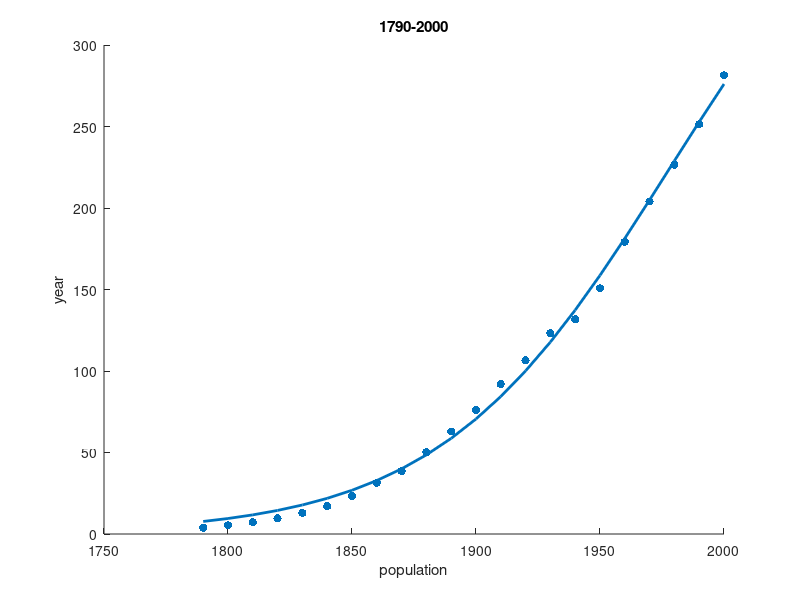

This chart was generated by the following MATLAB code:
clear;clc;
pop=[3.9, 5.3, 7.2, 9.6, 12.9, 17.1, 23.2, 31.4, 38.6, 50.2, 62.9, 76.0, ...
   92.0, 106.5, 123.2, 131.7, 150.7, 179.3, 204.0, 226.5, 251.4, 281.4];%population
year=0:length(pop)-1;
x0=[335.2095,3.9,0.2886];%initial
F=@(x,xdata)x(1)./(1+(x(1)/x(2)-1)*exp(-x(3)*xdata)); %x(1)=pm; x(2)=p0; x(3)=r;
[x,resnorm] = lsqcurvefit(F,x0,year',pop')
scatter(year*10+1790,pop,'red','filled');
hold on;
pred=x(1)./(1+(x(1)/x(2)-1)*exp(-x(3)*year));
plot(year*10+1790,pred,'LineWidth',2);
xlabel('population');
ylabel('year');
title('1790-2000');
pred1=x(1)/(1+(x(1)/x(2)-1)*exp(-x(3)*21))
